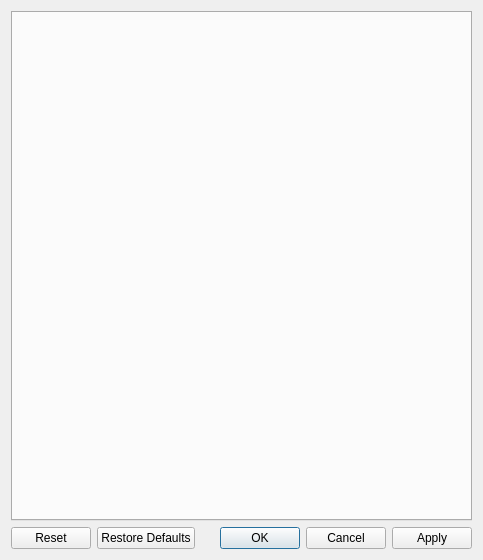
<?xml version="1.0" encoding="UTF-8"?>
<ui version="4.0">
 <class>SettingsDialog</class>
 <widget class="QDialog" name="SettingsDialog">
  <property name="geometry">
   <rect>
    <x>0</x>
    <y>0</y>
    <width>483</width>
    <height>560</height>
   </rect>
  </property>
  <property name="windowTitle">
   <string>Dialog</string>
  </property>
  <layout class="QVBoxLayout" name="verticalLayout">
   <item>
    <widget class="QTabWidget" name="tabWidget">
     <property name="currentIndex">
      <number>-1</number>
     </property>
    </widget>
   </item>
   <item>
    <widget class="QDialogButtonBox" name="buttonBox">
     <property name="orientation">
      <enum>Qt::Horizontal</enum>
     </property>
     <property name="standardButtons">
      <set>QDialogButtonBox::Apply|QDialogButtonBox::Cancel|QDialogButtonBox::Ok|QDialogButtonBox::Reset|QDialogButtonBox::RestoreDefaults</set>
     </property>
     <property name="centerButtons">
      <bool>false</bool>
     </property>
    </widget>
   </item>
  </layout>
 </widget>
 <resources/>
 <connections>
  <connection>
   <sender>buttonBox</sender>
   <signal>accepted()</signal>
   <receiver>SettingsDialog</receiver>
   <slot>accept()</slot>
   <hints>
    <hint type="sourcelabel">
     <x>248</x>
     <y>254</y>
    </hint>
    <hint type="destinationlabel">
     <x>157</x>
     <y>274</y>
    </hint>
   </hints>
  </connection>
  <connection>
   <sender>buttonBox</sender>
   <signal>rejected()</signal>
   <receiver>SettingsDialog</receiver>
   <slot>reject()</slot>
   <hints>
    <hint type="sourcelabel">
     <x>316</x>
     <y>260</y>
    </hint>
    <hint type="destinationlabel">
     <x>286</x>
     <y>274</y>
    </hint>
   </hints>
  </connection>
 </connections>
</ui>
